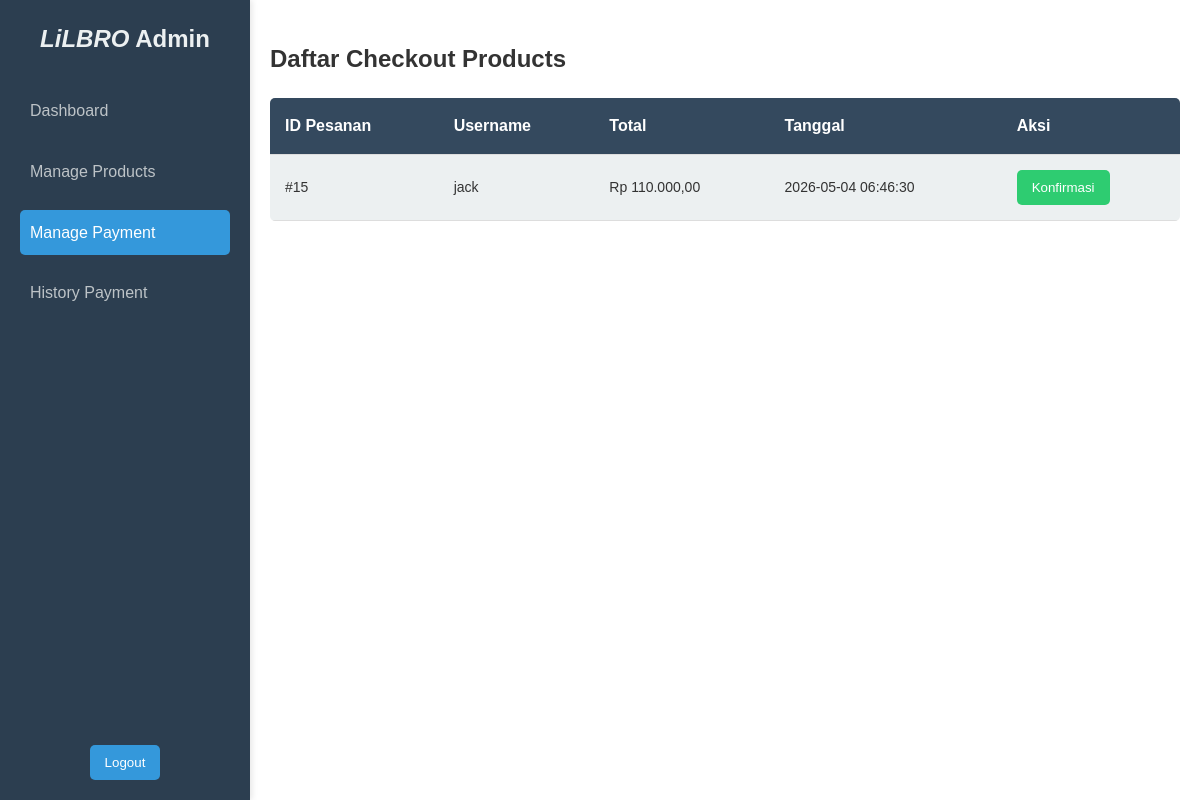
Page /managePayment.php (signed in) on the committed database.
### tables this page shows
CREATE TABLE `orders` (
  `order_id` int(11) NOT NULL,
  `login_id` int(11) NOT NULL,
  `total_price` decimal(10,2) NOT NULL,
  `status` enum('Pending','Confirmed','Completed') DEFAULT 'Pending',
  `created_at` timestamp NOT NULL DEFAULT current_timestamp()
);

### function.php (called while the page is built, shortened)
<?php
require_once 'connect.php';
function getPendingOrders() {
    global $pdo;
    try {
        $query = "SELECT o.order_id, o.total_price, o.created_at, l.username
                  FROM orders o
                  JOIN login l ON o.login_id = l.id
                  WHERE o.status = :status";
        $stmt = $pdo->prepare($query);
        $stmt->execute(['status' => 'Pending']);
        return $stmt->fetchAll(PDO::FETCH_ASSOC);
    } catch (PDOException $e) {
        die("Error: " . $e->getMessage());
    }
}

### managePayment.php (the view, shortened to what this page needs)
<?php
require_once 'function.php';
$pendingOrders = getPendingOrders();
?>
<!DOCTYPE html>
<html lang="id">
<head>
    <link rel="stylesheet" href="css/managePayment.css">
</head>
<body>
    <div class="container">
        <aside class="sidebar">
            <h2><i>LiLBRO</i> Admin</h2>
            <ul class="menu">
                <li><a href="admin.php">Dashboard</a></li>
                <li><a href="addProduct.php">Manage Products</a></li>
                <li><a href="managePayment.php" class="active">Manage Payment</a></li>
                <li><a href="history.php">History Payment</a></li>
            </ul>
            <div class="logout">
                <form method="POST" action="">
                    <button type="submit" name="logout" class="button">Logout</button>
                </form>
            </div>
        </aside>
        <main class="main-content">
            <section class="dashboard-overview">
                <h2>Daftar Checkout Products</h2>
                <?php if (!empty($pendingOrders)): ?>
                    <table class="table">
                        <thead>
                            <tr>
                                <th>ID Pesanan</th>
                                <th>Username</th>
                                <th>Total</th>
                                <th>Tanggal</th>
                                <th>Aksi</th>
                            </tr>
                        </thead>
                        <tbody>
                            <?php foreach ($pendingOrders as $order): ?>
                                <tr>
                                    <td>#<?= htmlspecialchars($order['order_id']); ?></td>
                                    <td><?= htmlspecialchars($order['username']); ?></td>
                                    <td>Rp <?= number_format($order['total_price'], 2, ',', '.'); ?></td>
                                    <td><?= htmlspecialchars($order['created_at']); ?></td>
                                    <td>
                                        <form method="POST" action="">
                                            <button type="submit" name="confirm_payment" class="button button-confirm">
                                                Konfirmasi
                                            </button>
                                        </form>
                                    </td>
                                </tr>
                            <?php endforeach; ?>
                        </tbody>
                    </table>
                <?php else: ?>
                    <p>Tidak ada pembayaran tertunda saat ini.</p>
                <?php endif; ?>
            </section>
        </main>
    </div>
</body>
</html>

### css/managePayment.css (style rules this page uses)
.table { width: 100%; border-collapse: collapse; margin-top: 20px; background-color: #ecf0f1; border-radius: 5px; overflow: hidden; }
.table th, .table td { padding: 15px; text-align: left; border-bottom: 1px solid #ddd; }
.table th { background-color: #34495e; color: #fff; font-weight: bold; }
.table td { font-size: 14px; color: #333; }
.button-confirm { background-color: #2ecc71; color: white; border: none; padding: 10px 15px; border-radius: 5px; cursor: pointer; transition: background-color 0.3s ease; }
.main-content { flex: 1; padding: 20px; background-color: #fff; box-shadow: 0 0 5px rgba(0, 0, 0, 0.1); }

### css/admin.css (style rules this page uses)
* { margin: 0; padding: 0; box-sizing: border-box; }
body { font-family: Arial, sans-serif; line-height: 1.6; background-color: #f4f4f4; color: #333; }
.container { display: flex; min-height: 100vh; }
.sidebar { width: 250px; background-color: #2c3e50; color: white; padding: 20px; display: flex; flex-direction: column; position: fixed; top: 0; left: 0; height: 100%; overflow-y: auto; box-shadow: 2px 0 6px rgba(0, 0, 0, 0.1); z-index: 1000; }
.sidebar h2 { text-align: center; margin-bottom: 30px; color: #ecf0f1; }
.sidebar .menu { list-style: none; flex-grow: 1; }
.sidebar .menu li { margin-bottom: 15px; }
.sidebar .menu a { color: #bdc3c7; text-decoration: none; padding: 10px; display: block; border-radius: 5px; transition: background-color 0.3s ease, color 0.3s ease; }
.sidebar .menu a:hover, .sidebar .menu a.active { background-color: #3498db; color: white; }
.sidebar .logout { margin-top: auto; text-align: center; }
.button { background-color: #3498db; color: white; border: none; padding: 10px 15px; border-radius: 5px; cursor: pointer; transition: background-color 0.3s ease; }
.main-content { flex-grow: 1; background-color: #ecf0f1; padding: 30px; margin-left: 250px; overflow-y: auto; }
.dashboard-overview { margin-top: 20px; }

### rows in the picture
orders: order_id "15", login.username "jack", total_price "110.000,00", created_at "2026-05-04 06:46:30"
